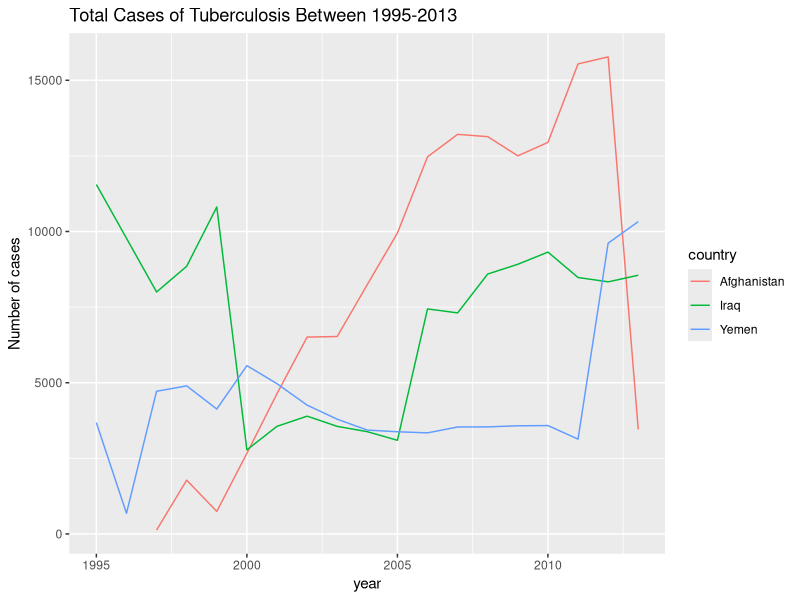
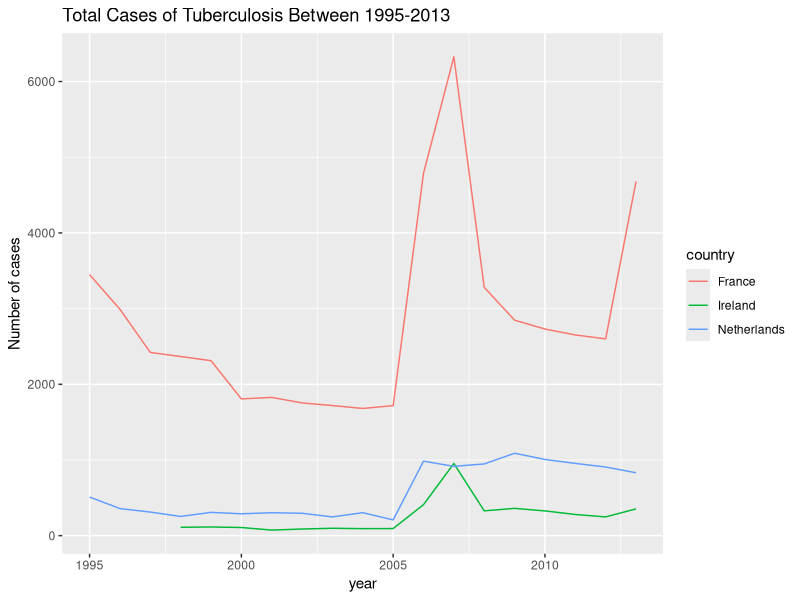
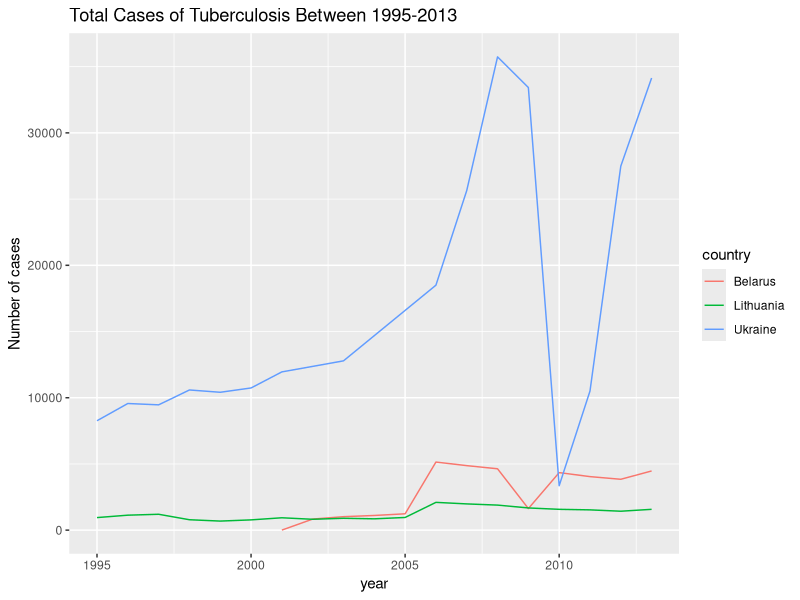
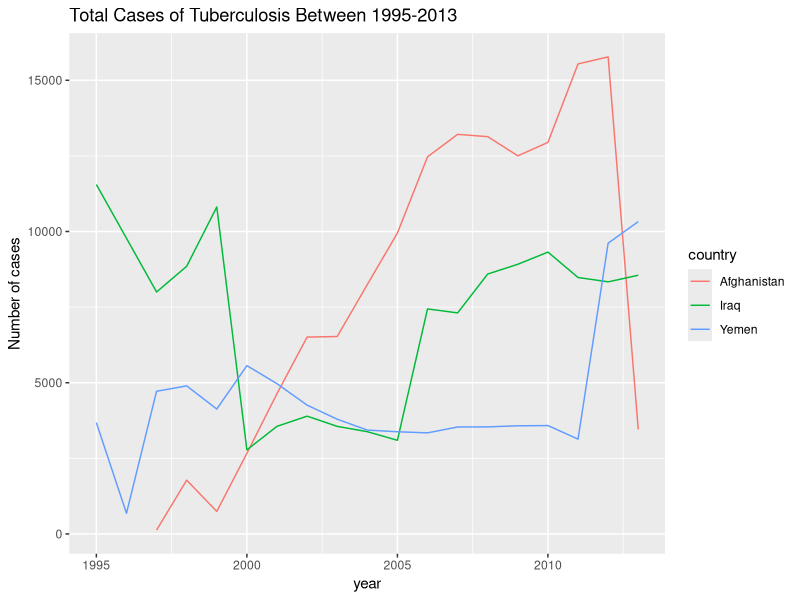
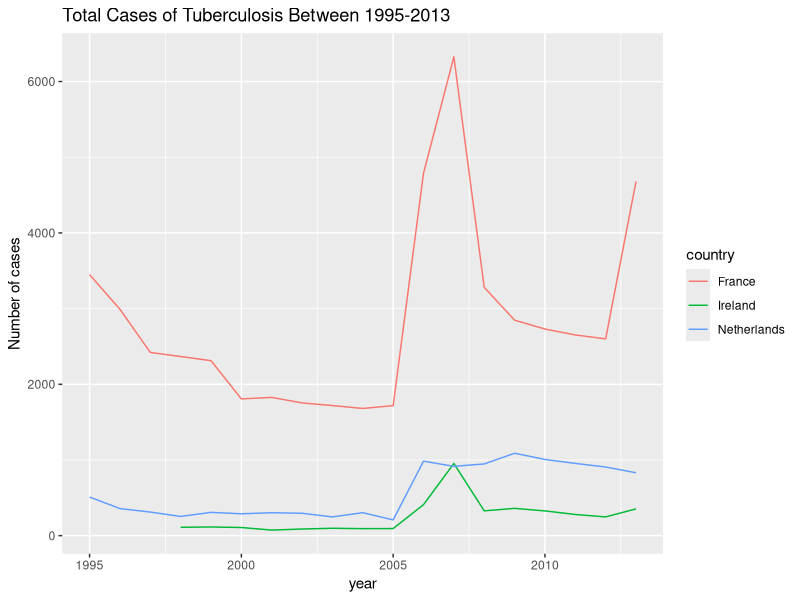
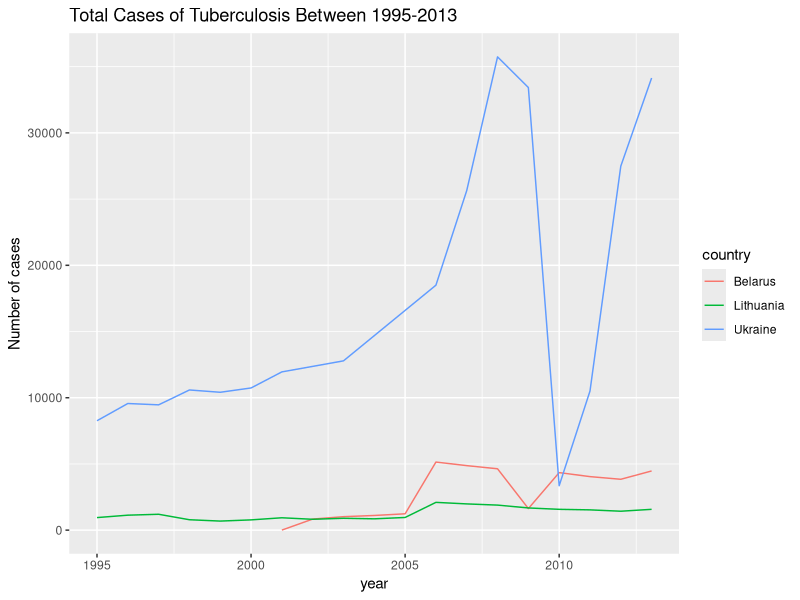

Recreate these plots in R, in order.
## ---- chunk 1
library(readr)
library(ggplot2)
library(dplyr)
library(knitr)
library(rmarkdown)

who <- read.csv("who.csv")
who$total = rowSums(who[,6:61], na.rm=TRUE)

# Plot
#ggplot(data, aes(x=xValue, y=yValue)) + geom_line()


filteredByTotal <- filter(who, total > 0)

ggplot(subset(filteredByTotal, country %in% c("Afghanistan", "Iraq", "Yemen")), aes(x = year, y = total, color=country)) + 
    geom_line() +
    ggtitle("Total Cases of Tuberculosis Between 1995-2013") +
    ylab("Number of cases")
ggsave("all_countries.png")


ggplot(subset(filteredByTotal, country %in% c("Netherlands", "Ireland", "France")), aes(x = year, y = total, color=country)) +
    geom_line() +
    ggtitle("Total Cases of Tuberculosis Between 1995-2013") +
    ylab("Number of cases")
ggsave("all_countries.png")


ggplot(subset(filteredByTotal, country %in% c("Lithuania", "Belarus", "Ukraine")), aes(x = year, y = total, color=country)) + 
    geom_line() +
    ggtitle("Total Cases of Tuberculosis Between 1995-2013") +
    ylab("Number of cases")
ggsave("all_countries.png")



#result <- aggregate(x = who$total, by = list(who$country), FUN = sum)
#x = result$Group.1
#y = as.numeric(result$x)


#barplot(as.matrix(result$x), main="Total Cases", ylab= "Total", beside=TRUE, col=rainbow(5))
